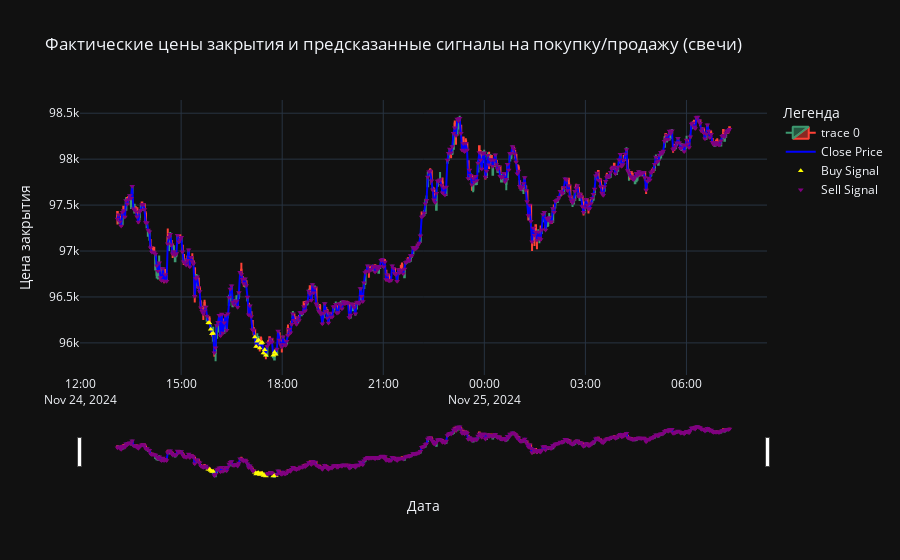

Source (notebook cell):
### Code cell
import plotly.graph_objects as go
import pandas as pd

# Предполагается, что eval_df уже содержит предсказанные сигналы и данные для построения графика
# Если нет, добавьте их, как в предыдущем примере:
# eval_df['predicted_signal'] = y_pred
test_df['predicted_signal'] = y_pred

# Создание графика свечей
fig = go.Figure(data=[go.Candlestick(x=test_df.index,
                                     open=test_df['openPrice'],
                                     high=test_df['highPrice'],
                                     low=test_df['lowPrice'],
                                     close=test_df['closePrice'])])

# Добавление линии для фактических цен закрытaия
fig.add_trace(go.Scatter(x=test_df.index, y=test_df['closePrice'], mode='lines', name='Close Price', line=dict(color='blue')))

# Добавление сигналов покупки и продажи
buy_signals = test_df[test_df['predicted_signal'] == 1.0]
sell_signals = test_df[test_df['predicted_signal'] == 0.0]

fig.add_trace(go.Scatter(x=buy_signals.index, y=buy_signals['closePrice'], mode='markers', name='Buy Signal', marker=dict(symbol='triangle-up', color='yellow', size=5)))
fig.add_trace(go.Scatter(x=sell_signals.index, y=sell_signals['closePrice'], mode='markers', name='Sell Signal', marker=dict(symbol='triangle-down', color='purple', size=5)))

# Настройки графика
fig.update_layout(
    title='Фактические цены закрытия и предсказанные сигналы на покупку/продажу (свечи)',
    xaxis_title='Дата',
    yaxis_title='Цена закрытия',
    legend_title='Легенда',
    xaxis_rangeslider_visible=True,
    template='plotly_dark'
)

# Отображение графика
fig.show()

### Figure 1 — Plotly figure (JSON) as saved in the notebook; plotly's stock layout.template omitted (floating-point values rounded to 4 significant figures; data arrays with more than 128 entries replaced by an {"elided": "..."} marker saying what was removed)
{"data": [{"close": {"elided": "500 float values"}, "high": {"elided": "500 float values"}, "low": {"elided": "500 float values"}, "open": {"elided": "500 float values"}, "type": "candlestick", "x": {"elided": "500 str values"}}, {"line": {"color": "blue"}, "mode": "lines", "name": "Close Price", "type": "scatter", "x": {"elided": "500 str values"}, "y": {"elided": "500 float values"}}, {"marker": {"color": "yellow", "size": 5, "symbol": "triangle-up"}, "mode": "markers", "name": "Buy Signal", "type": "scatter", "x": ["2024-11-24 15:48:16.512", "2024-11-24 15:50:27.584", "2024-11-24 15:52:38.656", "2024-11-24 15:54:49.728", "2024-11-24 15:57:00.800", "2024-11-24 17:11:17.248", "2024-11-24 17:13:28.320", "2024-11-24 17:15:39.392", "2024-11-24 17:17:50.464", "2024-11-24 17:20:01.536", "2024-11-24 17:22:12.608", "2024-11-24 17:24:23.680", "2024-11-24 17:26:34.752", "2024-11-24 17:28:45.824", "2024-11-24 17:30:56.896", "2024-11-24 17:44:03.328", "2024-11-24 17:46:14.400", "2024-11-24 17:48:25.472"], "y": [96220.0, 96217, 96150.0, 96100, 96100.0, 96060.0, 95960.0, 96020.0, 96030.0, 95944, 95996, 96010.0, 95889, 95920.0, 95860.0, 95870.0, 95900.0, 95880.0]}, {"marker": {"color": "purple", "size": 5, "symbol": "triangle-down"}, "mode": "markers", "name": "Sell Signal", "type": "scatter", "x": {"elided": "482 str values"}, "y": {"elided": "482 float values"}}], "layout": {"legend": {"title": {"text": "Легенда"}}, "title": {"text": "Фактические цены закрытия и предсказанные сигналы на покупку/продажу (свечи)"}, "xaxis": {"rangeslider": {"visible": true}, "title": {"text": "Дата"}}, "yaxis": {"title": {"text": "Цена закрытия"}}}}
